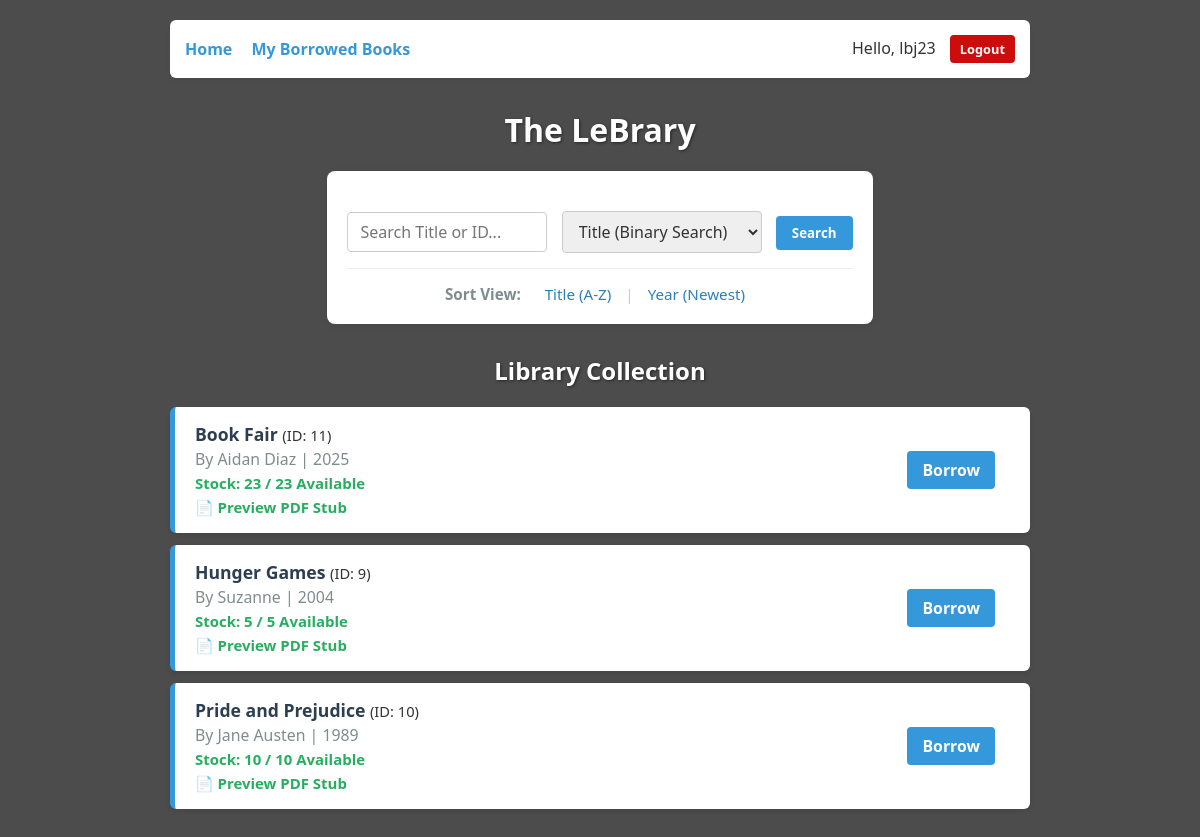
Screenshot of / (signed in) with the database file from the repository.
### library_app/models.py (models this page shows, shortened)
class Book(models.Model):
    title = models.CharField(max_length=200)
    author = models.CharField(max_length=200)
    year = models.IntegerField()
    pdf_stub = models.FileField(upload_to='books/', blank=True, null=True)
    quantity = models.IntegerField(default=3)
    @property
    def available_stock(self):
        active_borrows = self.borrowing_set.count()
        return self.quantity - active_borrows

### library_app/views.py (the view, shortened to what this page needs)
# urls.py: path('', views.library_home, name='library_home'),
@login_required
def library_home(request):
    all_books = list(Book.objects.all())
    query = request.GET.get('q')
    search_type = request.GET.get('type')
    sort_by = request.GET.get('sort')
    direction = request.GET.get('dir', 'asc')
    books_to_display = []
    message = ""
    if query:
        if search_type == 'id':
            try:
                target_id = int(query)
                book_map = build_id_hash_map(all_books)
                if target_id in book_map:
                    books_to_display = [book_map[target_id]]
                else:
                    message = "Book ID not found."
            except ValueError:
                message = "Invalid ID."
        elif search_type == 'title':
            sorted_books = merge_sort(all_books, key='title')
            result = binary_search(sorted_books, query)
            if result:
                books_to_display = [result]
            else:
                books_to_display = [b for b in sorted_books if query.lower() in b.title.lower()]
                if not books_to_display:
                    message = "No exact match found."
                    books_to_display = sorted_books[:5]
    else:
        if sort_by == 'year':
            root = None
            for book in all_books:
                root = insert_bst(root, book)
            books_to_display = []
            if direction == 'desc':
                reverse_inorder_traversal(root, books_to_display)
                message = "Sorted by Year: Newest First"
            else:
                inorder_traversal(root, books_to_display)
                message = "Sorted by Year: Oldest First"
        else:
            books_to_display = merge_sort(all_books, key='title')
    next_title_dir = 'desc' if sort_by == 'title' and direction == 'asc' else 'asc'
    next_year_dir = 'asc' if sort_by == 'year' and direction == 'desc' else 'desc'
    return render(request, 'library_app/library.html', {
        'books': books_to_display,
        'message': message,
        'current_sort': sort_by,
        'current_dir': direction,
        'next_title_dir': next_title_dir,
        'next_year_dir': next_year_dir
    })

### library_app/algo.py (called while the page is built)
def merge_sort(books, key='title', reverse=False):
    if len(books) <= 1:
        return books
    mid = len(books) // 2
    left = merge_sort(books[:mid], key, reverse)
    right = merge_sort(books[mid:], key, reverse)
    return merge(left, right, key, reverse)

def merge(left, right, key, reverse):
    result = []
    i = j = 0
    while i < len(left) and j < len(right):
        val_left = getattr(left[i], key)
        val_right = getattr(right[j], key)
        if isinstance(val_left, str): val_left = val_left.lower()
        if isinstance(val_right, str): val_right = val_right.lower()
        if reverse:
            condition = val_left > val_right
        else:
            condition = val_left < val_right
        if condition:
            result.append(left[i])
            i += 1
        else:
            result.append(right[j])
            j += 1
    result.extend(left[i:])
    result.extend(right[j:])
    return result

### library_app/templates/library_app/library.html (shortened to what this page needs)
{% extends 'base.html' %}
{% block content %}
<div style="text-align: center; margin-bottom: 30px;">
    <h1>The LeBrary</h1>
    <div class="search-container" style="background: white; padding: 20px; border-radius: 8px; display: inline-block; box-shadow: 0 2px 10px rgba(0,0,0,0.05);">
        <form method="get" style="margin-bottom: 15px;">
            <input type="text" name="q" placeholder="Search Title or ID..." value="{{ request.GET.q }}">
            <select name="type">
                <option value="title">Title (Binary Search)</option>
            </select>
            <button type="submit">Search</button>
        </form>
        <div style="border-top: 1px solid #eee; margin: 15px 0;"></div>
        <div style="font-size: 0.95em;">
            <span style="font-weight: bold; color: #7f8c8d; margin-right: 10px;">Sort View:</span>
            <a href="{% url 'library_home' %}?sort=title&dir={{ next_title_dir }}"
               class="sort-link {% if current_sort == 'title' %}active{% endif %}">
                Title
                {% if current_sort == 'title' %}
                    {% if current_dir == 'asc' %}(A-Z) &#8595;{% else %}(Z-A) &#8593;{% endif %}
                {% else %}
                    (A-Z)
                {% endif %}
            </a>
            <span style="color: #ccc;">|</span>
            <a href="{% url 'library_home' %}?sort=year&dir={{ next_year_dir }}"
               class="sort-link {% if current_sort == 'year' %}active{% endif %}">
                Year
                {% if current_sort == 'year' %}
                    {% if current_dir == 'desc' %}(Newest) &#8595;{% else %}(Oldest) &#8593;{% endif %}
                {% else %}
                    (Newest)
                {% endif %}
            </a>
        </div>
    </div>
</div>
<h2>Library Collection</h2>
{% for book in books %}
    <div class="book-card">
        <div style="display:flex; justify-content:space-between; align-items:center;">
            <div>
                <strong>{{ book.title }}</strong> <small>(ID: {{ book.id }})</small><br>
                <span style="font-size: 0.9em; color: #7f8c8d;">By {{ book.author }} | {{ book.year }}</span>
                <br>
                <span class="stock-status {% if book.available_stock > 0 %}stock-ok{% else %}stock-out{% endif %}">
                    Stock: {{ book.available_stock }} / {{ book.quantity }} Available
                </span>
                {% if book.pdf_stub %}
                    <br>
                    <a href="{{ book.pdf_stub.url }}" target="_blank" style="font-size: 0.85em; color: #27ae60; text-decoration: none;">
                        📄 Preview PDF Stub
                    </a>
                {% endif %}
            </div>
            <div style="display: flex; gap: 10px;">
                {% if book.available_stock > 0 %}
                    <a href="{% url 'borrow_book' book.id %}" class="borrow-btn">Borrow</a>
                {% else %}
                    <button disabled style="background: #95a5a6; color: white; border:none; padding: 8px 15px; border-radius: 4px; cursor: not-allowed;">
                        Out of Stock
                    </button>
                {% endif %}
            </div>
        </div>
    </div>
{% empty %}
    <p style="text-align: center; margin-top: 30px; color: #7f8c8d;">No books available in the library.</p>
{% endfor %}
{% endblock %}

### library_app/templates/base.html (shortened to what this page needs)
{% load static %}
<!DOCTYPE html>
<html>
<head>
    <link rel="stylesheet" href="{% static 'library_app/dashboard.css' %}">
</head>
<body>
    <nav>
        <div>
            <a href="{% url 'library_home' %}">Home</a>
            {% if user.is_authenticated %}
                <a href="{% url 'my_books' %}">My Borrowed Books</a>
            {% endif %}
        </div>
        <div>
            {% if user.is_authenticated %}
                <span>Hello, {{ user.username }}</span>
                <form action="{% url 'logout' %}" method="post" style="display:inline; margin-left: 10px;">
                    <button type="submit" style="background-color: #cd0c0c; padding: 5px 10px; font-size: 0.8em;">Logout</button>
                </form>
            {% else %}
                <a href="{% url 'login' %}">Login</a>
                <a href="{% url 'signup' %}">Signup</a>
            {% endif %}
        </div>
    </nav>
    {% block content %}{% endblock %}
</body>
</html>

### library_app/static/library_app/dashboard.css (style rules this page uses)
* { box-sizing: border-box; margin: 0; padding: 0; font-family: 'Segoe UI', Tahoma, Geneva, Verdana, sans-serif; }
body { background: linear-gradient(rgba(0, 0, 0, 0.7), rgba(0, 0, 0, 0.7)), url('/static/images/lib_bg.jpg'); background-size: cover; background-position: center center; background-attachment: fixed; min-height: 100vh; padding: 20px; max-width: 900px; margin: 0 auto; color: #ecf0f1; }
h1, h2, h3 { text-align: center; margin-bottom: 20px; color: #ffffff; font-weight: 700; text-shadow: 1px 1px 3px rgba(0,0,0,0.5); }
nav, .search-container, .book-card, .form-container { background-color: white; color: #333 !important; }
.form-container h2, .book-card strong, .book-card h3 { color: #2c3e50; text-shadow: none; }
nav { padding: 15px; border-radius: 6px; margin-bottom: 30px; box-shadow: 0 2px 5px rgba(0,0,0,0.05); display: flex; justify-content: space-between; align-items: center; }
a { color: #3498db; text-decoration: none; margin-right: 15px; transition: color 0.3s ease; font-weight: 600; }
form { margin: 20px 0; text-align: center; }
input[type="text"], select { padding: 8px 12px; font-size: 1em; border: 1.5px solid #ccc; border-radius: 4px; margin-right: 10px; width: 200px; max-width: 80vw; transition: border-color 0.3s ease; color: #333; }
button { padding: 8px 16px; background-color: #3498db; border: none; color: white; font-weight: 600; border-radius: 4px; cursor: pointer; transition: background-color 0.3s ease; }
ul li, .book-card { background-color: white; margin-bottom: 12px; padding: 15px 20px; border-radius: 6px; box-shadow: 0 2px 5px rgba(0,0,0,0.1); font-size: 1.1em; border-left: 5px solid #3498db; }
.borrow-btn { background-color: #3498db; color: white; padding: 8px 15px; border-radius: 4px; font-size: 0.9em; font-weight: 600; text-decoration: none; transition: background 0.3s; }
.sort-link { margin: 0 10px; color: #2980b9; text-decoration: none; font-weight: normal; cursor: pointer; }
.stock-status { font-size: 0.85em; font-weight: bold; }
.stock-ok { color: #27ae60; }

### rows the page displays
Book: title "Book Fair", id "11", author "Aidan Diaz", year "2025", available_stock "23", quantity "23", shows "Borrow"
Book: title "Hunger Games", id "9", author "Suzanne", year "2004", available_stock "5", quantity "5", shows "Borrow"
Book: title "Pride and Prejudice", id "10", author "Jane Austen", year "1989", available_stock "10", quantity "10", shows "Borrow"

### other values shown
{{ user.username }} "lbj23"
